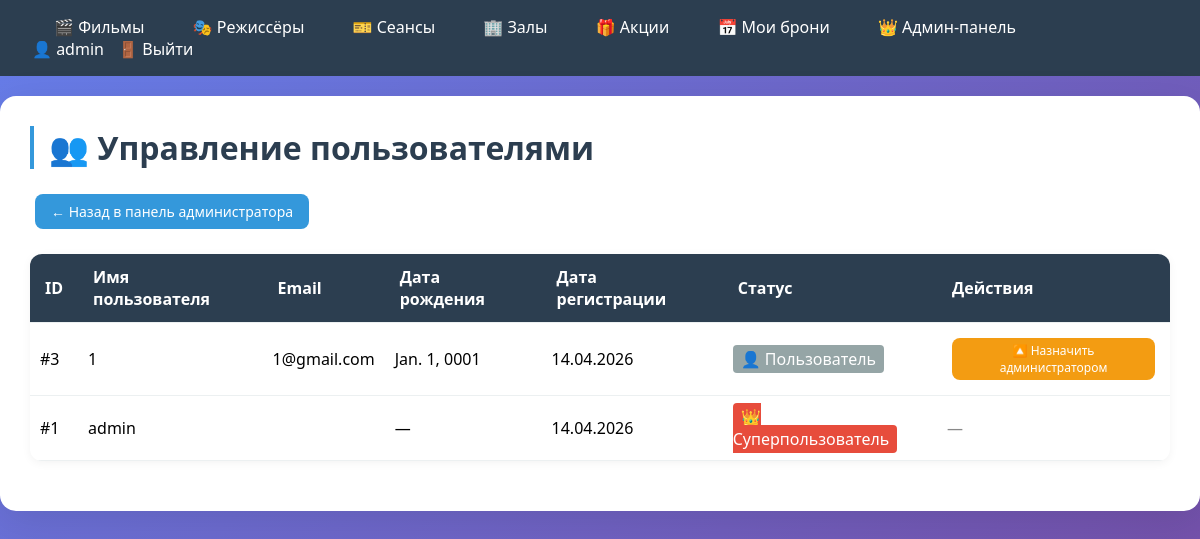
Screenshot of /admin-panel/users/ (signed in) with the database file from the repository.
### cinema/models.py (models this page shows, shortened)
class User(AbstractUser):
    birth_date = models.DateField('Дата рождения', null=True, blank=True)
    groups = models.ManyToManyField(
        'auth.Group',
        verbose_name='groups',
        blank=True,
        help_text='The groups this user belongs to.',
        related_name='cinema_user_set',
        related_query_name='cinema_user',
    )
    user_permissions = models.ManyToManyField(
        'auth.Permission',
        verbose_name='user permissions',
        blank=True,
        help_text='Specific permissions for this user.',
        related_name='cinema_user_set',
        related_query_name='cinema_user',
    )
    class Meta:
        verbose_name = 'Пользователь'
        verbose_name_plural = 'Пользователи'
        swappable = 'AUTH_USER_MODEL'

### cinema/views.py (the view)
# urls.py: path('admin-panel/users/', views.admin_users, name='admin_users'),
@login_required
@user_passes_test(is_admin)
def admin_users(request):
    users = User.objects.all().order_by('-date_joined')
    return render(request, 'cinema/admin_users.html', {'users': users})

### cinema/views.py (called while the page is built)
def is_admin(user):
    return user.is_staff or user.is_superuser

### cinema/templates/cinema/admin_users.html (shortened to what this page needs)
{% extends 'cinema/base.html' %}
{% block content %}
<h1>👥 Управление пользователями</h1>
<div style="margin-bottom: 20px;">
    <a href="{% url 'admin_panel' %}" class="btn">← Назад в панель администратора</a>
</div>
{% if users %}
    <table style="width: 100%; border-collapse: collapse;">
        <thead>
            <tr>
                <th>ID</th>
                <th>Имя пользователя</th>
                <th>Email</th>
                <th>Дата рождения</th>
                <th>Дата регистрации</th>
                <th>Статус</th>
                <th>Действия</th>
            </tr>
        </thead>
        <tbody>
            {% for user in users %}
            <tr>
                <td style="padding: 10px;">#{{ user.id }}</td>
                <td style="padding: 10px;">{{ user.username }}</td>
                <td style="padding: 10px;">{{ user.email }}</td>
                <td style="padding: 10px;">{{ user.birth_date|default:"—" }}</td>
                <td style="padding: 10px;">{{ user.date_joined|date:"d.m.Y" }}</td>
                <td style="padding: 10px;">
                    {% if user.is_superuser %}
                        <span style="background: #e74c3c; color: white; padding: 3px 8px; border-radius: 4px;">👑 Суперпользователь</span>
                    {% elif user.is_staff %}
                        <span style="background: #3498db; color: white; padding: 3px 8px; border-radius: 4px;">🛡️ Администратор</span>
                    {% else %}
                        <span style="background: #95a5a6; color: white; padding: 3px 8px; border-radius: 4px;">👤 Пользователь</span>
                    {% endif %}
                </td>
                <td style="padding: 10px;">
                    {% if not user.is_superuser %}
                        <a href="{% url 'admin_user_toggle_staff' user.id %}" class="btn btn-warning" style="padding: 4px 8px; font-size: 12px;">
                            {% if user.is_staff %}🔽 Снять администратора{% else %}🔼 Назначить администратором{% endif %}
                        </a>
                    {% else %}
                        <span style="color: #888;">—</span>
                    {% endif %}
                </td>
            </tr>
            {% endfor %}
        </tbody>
    </table>
{% else %}
    <p>Нет пользователей.</p>
{% endif %}
{% endblock %}

### cinema/templates/cinema/base.html (shortened to what this page needs)
{% load static %}
<!DOCTYPE html>
<html lang="ru">
<head>
    <link rel="stylesheet" href="{% static 'cinema/style.css' %}">
</head>
<body>
    <nav>
        <div>
            <a href="{% url 'movie_list' %}">🎬 Фильмы</a>
            <a href="{% url 'director_list' %}">🎭 Режиссёры</a>
            <a href="{% url 'session_list' %}">🎫 Сеансы</a>
            <a href="{% url 'hall_list' %}">🏢 Залы</a>
            <a href="{% url 'promotion_list' %}">🎁 Акции</a>
            {% if user.is_authenticated %}
                <a href="{% url 'my_bookings' %}">📅 Мои брони</a>
            {% endif %}
            {% if user.is_staff %}
                <a href="{% url 'admin_panel' %}">👑 Админ-панель</a>
            {% endif %}
        </div>
        <div>
            {% if user.is_authenticated %}
                <span>👤 {{ user.username }}</span>
                <form method="post" action="{% url 'logout' %}" style="display: inline;">
                    <button type="submit">🚪 Выйти</button>
                </form>
            {% else %}
                <a href="{% url 'login' %}">🔐 Вход</a>
                <a href="{% url 'register' %}">📝 Регистрация</a>
            {% endif %}
        </div>
    </nav>
    <div class="container">
        {% block content %}{% endblock %}
    </div>
</body>
</html>

### cinema/static/cinema/style.css (style rules this page uses)
* { margin: 0; padding: 0; box-sizing: border-box; }
body { font-family: Arial, sans-serif; background: #f5f5f5; }
nav { background: #2c3e50; color: white; padding: 1rem 2rem; display: flex; justify-content: space-between; align-items: center; flex-wrap: wrap; }
nav a { color: white; text-decoration: none; margin: 0 10px; }
nav button { background: none; border: none; color: white; cursor: pointer; font: inherit; margin: 0 10px; }
.container { max-width: 1200px; margin: 20px auto; padding: 20px; background: white; border-radius: 8px; box-shadow: 0 0 10px rgba(0, 0, 0, 0.1); }
h1 { margin-bottom: 20px; color: #2c3e50; }
table { width: 100%; border-collapse: collapse; margin: 20px 0; }
th, td { padding: 12px; text-align: left; border-bottom: 1px solid #ddd; }
th { background: #2c3e50; color: white; }
.btn { display: inline-block; padding: 8px 16px; background: #3498db; color: white; text-decoration: none; border-radius: 4px; margin: 5px; border: none; cursor: pointer; font-size: 14px; }
.btn-warning { background: #f39c12; }
a { text-decoration: none !important; }
.btn { text-decoration: none !important; }
body { font-family: 'Segoe UI', Tahoma, Geneva, Verdana, sans-serif; background: linear-gradient(135deg, #667eea 0%, #764ba2 100%); min-height: 100vh; }
a { text-decoration: none; color: #3498db; transition: all 0.3s ease; position: relative; }
nav a { color: white; font-weight: 500; padding: 8px 12px; border-radius: 8px; transition: all 0.3s ease; }
.container { max-width: 1200px; margin: 20px auto; padding: 30px; background: white; border-radius: 16px; box-shadow: 0 10px 40px rgba(0, 0, 0, 0.1); }
h1 { font-size: 2rem; color: #2c3e50; margin-bottom: 20px; border-left: 4px solid #3498db; padding-left: 15px; }
table { width: 100%; border-collapse: collapse; margin: 20px 0; border-radius: 12px; overflow: hidden; box-shadow: 0 2px 10px rgba(0, 0, 0, 0.05); }
th, td { padding: 12px 15px; text-align: left; border-bottom: 1px solid #ecf0f1; }
th { background: #2c3e50; color: white; font-weight: 600; }
.btn { display: inline-block; padding: 8px 16px; border-radius: 8px; font-size: 14px; font-weight: 500; text-align: center; cursor: pointer; transition: all 0.3s ease; border: none; background: #3498db; color: white; }

### rows the page displays
User: username "admin", id "1", birth_date "—", date_joined "14.04.2026", is_superuser "👑 Суперпользователь"
User: id "3", username "1", email "1@gmail.com", birth_date "Jan. 1, 0001", date_joined "14.04.2026", is_superuser "👤 Пользователь"
